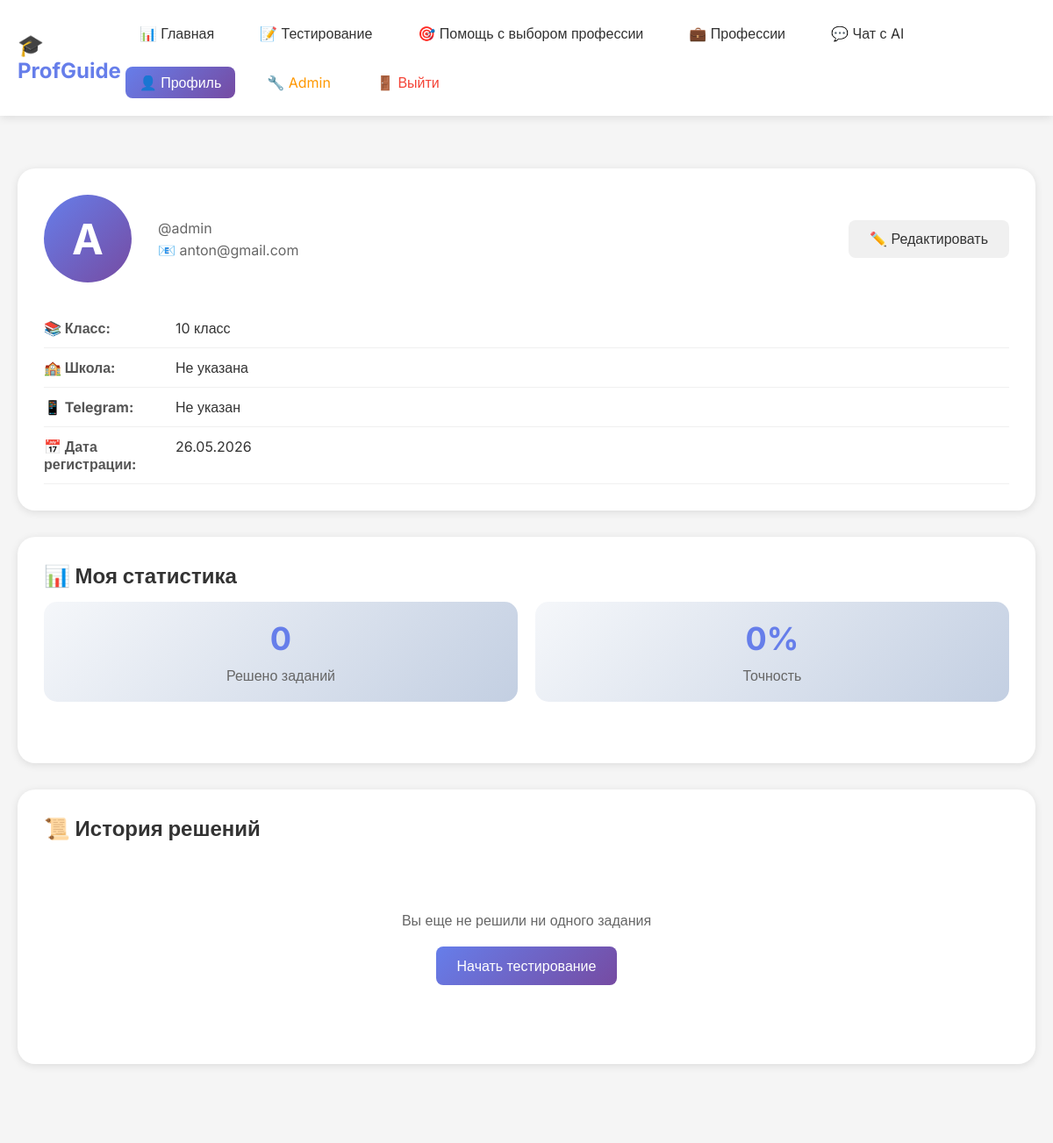
/profile/ (signed in), run on an earlier commit of the app's database.
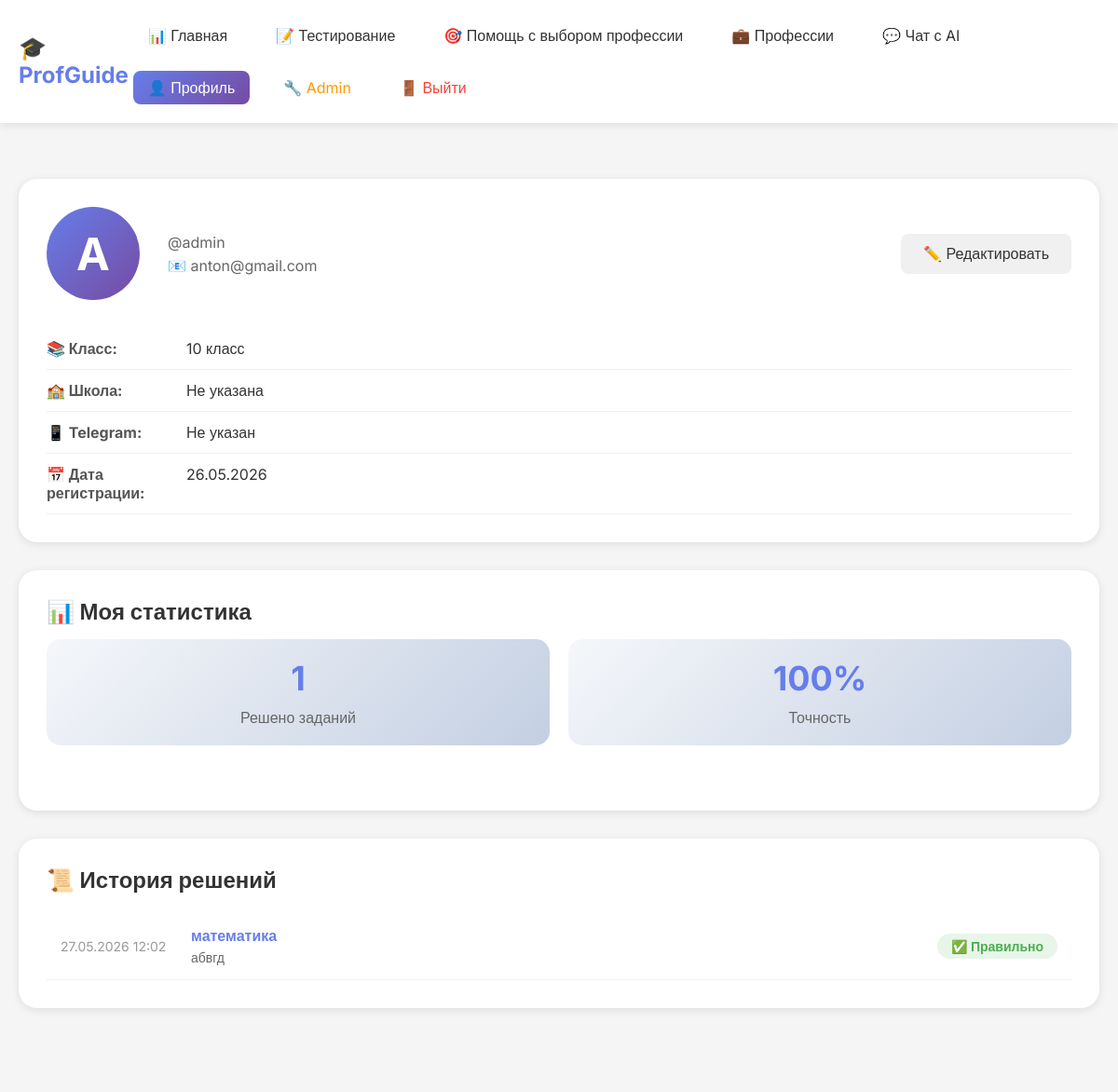
And on a later commit of the database.
### core/models.py (models this page shows, shortened)
class UserProgress(models.Model):
    user = models.ForeignKey(User, on_delete=models.CASCADE, verbose_name='Пользователь')
    task = models.ForeignKey(Task, on_delete=models.CASCADE, verbose_name='Задание')
    is_correct = models.BooleanField(default=False, verbose_name='Правильно')
    solved_at = models.DateTimeField(auto_now_add=True, verbose_name='Время решения')
    class Meta:
        unique_together = ['user', 'task']
        verbose_name = 'Прогресс пользователя'
        verbose_name_plural = 'Прогресс пользователей'

class Task(models.Model):
    subject = models.ForeignKey(Subject, on_delete=models.CASCADE, verbose_name='Предмет')
    text = models.TextField(verbose_name='Текст задания')
    correct_answer = models.CharField(max_length=20, verbose_name='Правильный ответ')
    explanation = models.TextField(verbose_name='Объяснение', blank=True)
    exam_year = models.IntegerField(default=2026, verbose_name='Год экзамена')
    points = models.IntegerField(default=1, verbose_name='Баллы')
    class Meta:
        verbose_name = 'Задание'
        verbose_name_plural = 'Задания'

class Subject(models.Model):
    EXAM_TYPES = [
        ('OGE', 'ОГЭ'),
        ('EGE', 'ЕГЭ'),
    ]
    name = models.CharField(max_length=50, verbose_name='Название')
    exam_type = models.CharField(max_length=3, choices=EXAM_TYPES, verbose_name='Тип экзамена')
    icon = models.CharField(max_length=50, default='📚', verbose_name='Иконка')
    color = models.CharField(max_length=20, default='#667eea', verbose_name='Цвет')
    class Meta:
        verbose_name = 'Предмет'
        verbose_name_plural = 'Предметы'

### core/views.py (the view)
# urls.py: path('profile/', views.profile, name='profile'),
@login_required
def profile(request):
    profile, created = UserProfile.objects.get_or_create(user=request.user)
    history = UserProgress.objects.filter(user=request.user).select_related('task', 'task__subject').order_by('-solved_at')[:50]
    if request.method == 'POST':
        profile.school = request.POST.get('school', '')
        profile.grade = request.POST.get('grade', 10)
        profile.telegram = request.POST.get('telegram', '')
        profile.save()
        return redirect('profile')
    return render(request, 'profile.html', {
        'profile': profile,
        'history': history
    })

### core/templates/profile.html (shortened to what this page needs)
{% extends 'base.html' %}
{% block content %}
<div class="profile-page">
    <div class="container">
        <div class="profile-card">
            <div class="profile-header">
                <div class="profile-avatar">
                    {{ user.first_name|first|default:user.username|first|upper }}
                </div>
                <div class="profile-info">
                    <p>@{{ user.username }}</p>
                    <p>📧 {{ user.email }}</p>
                </div>
                <button class="btn btn-secondary" onclick="toggleEdit()">✏️ Редактировать</button>
            </div>
            <div id="view-mode">
                <div class="info-row">
                    <div class="info-label">📚 Класс:</div>
                    <div class="info-value">{{ profile.grade }} класс</div>
                </div>
                <div class="info-row">
                    <div class="info-label">🏫 Школа:</div>
                    <div class="info-value">{{ profile.school|default:"Не указана" }}</div>
                </div>
                <div class="info-row">
                    <div class="info-label">📱 Telegram:</div>
                    <div class="info-value">{{ profile.telegram|default:"Не указан" }}</div>
                </div>
                <div class="info-row">
                    <div class="info-label">📅 Дата регистрации:</div>
                    <div class="info-value">{{ user.date_joined|date:"d.m.Y" }}</div>
                </div>
            </div>
        </div>
        <div class="stats-card">
            <h2>📊 Моя статистика</h2>
            <div class="stats-grid">
                <div class="stat">
                    <div class="stat-value">{{ history|length }}</div>
                    <div class="stat-label">Решено заданий</div>
                </div>
                <div class="stat">
                    <div class="stat-value">
                        {% with correct=history|dictsort:"is_correct"|length %}
                            {% if history %}
                                {% widthratio history|dictsort:"is_correct"|length history|length 100 %}%
                            {% else %}
                                0%
                            {% endif %}
                        {% endwith %}
                    </div>
                    <div class="stat-label">Точность</div>
                </div>
            </div>
        </div>
        <div class="history-card">
            <h2>📜 История решений</h2>
            <div class="history-list">
                {% for item in history %}
                <div class="history-item">
                    <div class="history-date">{{ item.solved_at|date:"d.m.Y H:i" }}</div>
                    <div class="history-info">
                        <div class="history-subject">{{ item.task.subject.name }}</div>
                        <div class="history-text">{{ item.task.text|truncatechars:60 }}</div>
                    </div>
                    <div class="history-status {% if item.is_correct %}correct{% else %}incorrect{% endif %}">
                        {% if item.is_correct %}✅ Правильно{% else %}❌ Неправильно{% endif %}
                    </div>
                </div>
                {% empty %}
                <div class="no-history">
                    <p>Вы еще не решили ни одного задания</p>
                    <a href="/testing/" class="btn btn-primary">Начать тестирование</a>
                </div>
                {% endfor %}
            </div>
        </div>
    </div>
</div>
{% endblock %}

What changed in the data, as far as the page shows it:
added UserProgress: is_correct "100", solved_at "27.05.2026 12:02", task.subject.name "математика", task.text "абвгд", shows "✅ Правильно"
Also different on the page:
{{ history|length }}: "0" → "1"
text no longer shown: "0% Вы еще не решили ни одного задания Начать тестирование"
